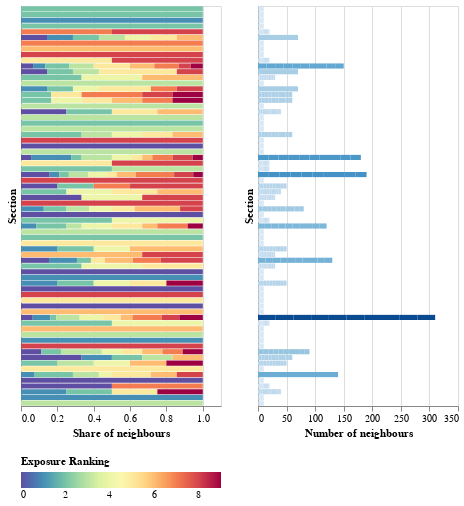

The notebook cell this image was saved under:
### Code cell
plot_exposure_neighbours(neighb_shares)

### Figure 1 — Vega-Lite specification as saved in the notebook (floating-point values rounded to 4 significant figures; data arrays with more than 128 entries replaced by an {"elided": "..."} marker saying what was removed)
{"config": {"view": {"continuousWidth": 400, "continuousHeight": 300}}, "hconcat": [{"mark": "bar", "encoding": {"color": {"type": "quantitative", "field": "variable", "legend": {"orient": "bottom"}, "scale": {"scheme": "spectral"}, "sort": "descending", "title": "Exposure Ranking"}, "tooltip": [{"type": "nominal", "field": "division_name"}], "x": {"type": "quantitative", "field": "value", "title": "Share of neighbours"}, "y": {"type": "nominal", "axis": {"labels": false, "ticks": false}, "field": "index", "sort": ["84", "77", "91", "79", "42", "63", "55", "65", "29", "45", "43", "32", "93", "15", "71", "41", "68", "31", "90", "14", "80", "13", "86", "35", "28", "02", "96", "66", "49", "74", "22", "33", "64", "25", "37", "85", "27", "69", "70", "51", "18", "24", "88", "81", "47", "52", "26", "61", "73", "20", "23", "53", "38", "87", "82", "78", "75", "03", "11", "16", "62", "56", "94", "72", "46", "60", "59", "58", "10", "01"], "title": "Section"}}, "height": 400, "width": 200}, {"mark": "bar", "encoding": {"color": {"type": "quantitative", "field": "neighbour_n", "legend": null}, "tooltip": [{"type": "nominal", "field": "division_name"}], "x": {"type": "quantitative", "field": "neighbour_n", "title": "Number of neighbours"}, "y": {"type": "nominal", "axis": {"labels": false, "ticks": false}, "field": "index", "sort": ["84", "77", "91", "79", "42", "63", "55", "65", "29", "45", "43", "32", "93", "15", "71", "41", "68", "31", "90", "14", "80", "13", "86", "35", "28", "02", "96", "66", "49", "74", "22", "33", "64", "25", "37", "85", "27", "69", "70", "51", "18", "24", "88", "81", "47", "52", "26", "61", "73", "20", "23", "53", "38", "87", "82", "78", "75", "03", "11", "16", "62", "56", "94", "72", "46", "60", "59", "58", "10", "01"], "title": "Section"}}, "height": 400, "width": 200}], "data": {"name": "data-fb757462ff1e8e81c3a900608fe03353"}, "resolve": {"scale": {"color": "independent", "y": "shared"}}, "$schema": "https://vega.github.io/schema/vega-lite/v4.8.1.json", "datasets": {"data-fb757462ff1e8e81c3a900608fe03353": {"elided": "700 records"}}}
